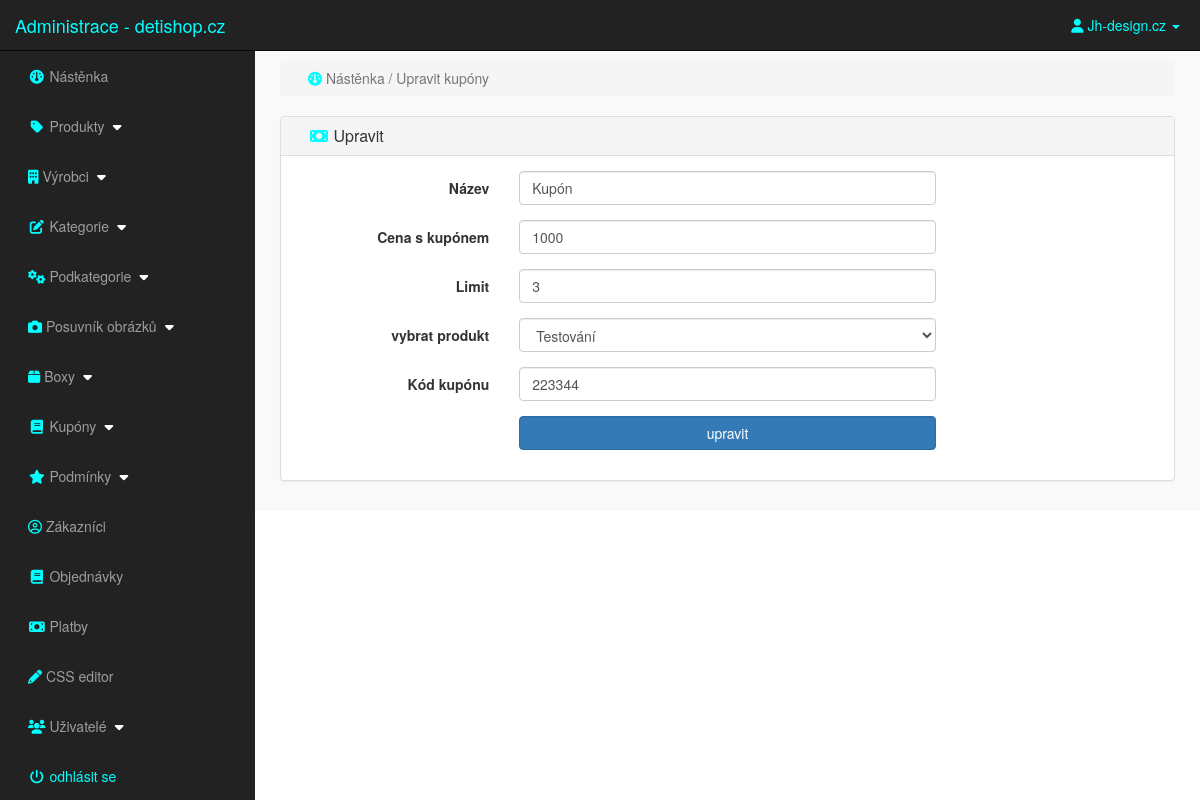
Page /admin_area/index.php?edit_coupon=1 (signed in) on the committed database.
### tables this page shows
CREATE TABLE `coupons` (
  `coupon_id` int(100) NOT NULL,
  `product_id` int(100) NOT NULL,
  `coupon_title` varchar(255) NOT NULL,
  `coupon_price` varchar(255) NOT NULL,
  `coupon_code` varchar(255) NOT NULL,
  `coupon_limit` int(100) NOT NULL,
  `coupon_used` int(100) NOT NULL
);

CREATE TABLE `products` (
  `product_id` int(10) NOT NULL,
  `cat_id` int(10) NOT NULL,
  `p_cat_id` int(10) NOT NULL,
  `manufacturer_id` int(100) NOT NULL,
  `date` timestamp NOT NULL DEFAULT CURRENT_TIMESTAMP ON UPDATE CURRENT_TIMESTAMP,
  `product_title` text NOT NULL,
  `product_url` text NOT NULL,
  `product_img1` text NOT NULL,
  `product_img2` text NOT NULL,
  `product_img3` text NOT NULL,
  `product_price` int(10) NOT NULL,
  `product_keywords` text NOT NULL,
  `product_desc` text NOT NULL,
  `product_features` text NOT NULL,
  `product_video` text NOT NULL,
  `product_label` text NOT NULL,
  `product_sale` int(100) NOT NULL
);

### admin_area/edit_coupon.php (the view, shortened to what this page needs)
<?php
    if(!isset($_SESSION['admin_email'])){
        echo "<script>window.open('login.php','_self')</script>";
    }else{
?>
<?php
if(isset($_GET['edit_coupon'])){
    $edit_id = $_GET['edit_coupon'];
    $edit_coupon = "select * from coupons where coupon_id='$edit_id'";
    $run_edit_coupon = mysqli_query($con,$edit_coupon);
    $row_edit_coupon = mysqli_fetch_array($run_edit_coupon);
    $coup_title = $row_edit_coupon['coupon_title'];
    $coup_price = $row_edit_coupon['coupon_price'];
    $coup_code = $row_edit_coupon['coupon_code'];
    $coup_limit = $row_edit_coupon['coupon_limit'];
    $prod_id = $row_edit_coupon['product_id'];
    $get_products = "select * from products where product_id='$prod_id'";
    $run_products = mysqli_query($con,$get_products);
    $row_products = mysqli_fetch_array($run_products);
    $product_id = $row_products['product_id'];
    $product_title = $row_products['product_title'];
}
?>
<div class="row">
    <div class="col-lg-12">
        <ol class="breadcrumb">
            <li class="active">
                <i class="fa fa-dashboard"></i> Nástěnka / Upravit kupóny
            </li>
        </ol>
    </div>
</div>
<div class="row">
    <div class="col-lg-12">
        <div class="panel panel-default">
           <div class="panel-heading">
               <h3 class="panel-title">
                   <i class="fa fa-money fa-fw"></i> Upravit
               </h3>
           </div>
           <div class="panel-body">
               <form method="post" class="form-horizontal">
                   <div class="form-group">
                      <label class="col-md-3 control-label"> Název </label>
                      <div class="col-md-6">
                          <input value="<?php echo $coup_title; ?>" name="coupon_title" type="text" class="form-control" required>
                      </div>
                   </div>
                   <div class="form-group">
                      <label class="col-md-3 control-label"> Cena s kupónem</label>
                      <div class="col-md-6">
                          <input value="<?php echo $coup_price; ?>" name="coupon_price" type="text" class="form-control" required>
                      </div>
                   </div>
                   <div class="form-group">
                      <label class="col-md-3 control-label"> Limit </label>
                      <div class="col-md-6">
                          <input name="coupon_limit" type="number" class="form-control" value="<?php echo $coup_limit; ?>">
                      </div>
                   </div>
                   <div class="form-group">
                      <label class="col-md-3 control-label"> vybrat produkt </label>
                      <div class="col-md-6">
                          <select name="product_id" class="form-control" required>
                            <option value="<?php echo $product_id; ?>"><?php echo $product_title; ?></option>
                          </select>
                      </div>
                   </div>
                   <div class="form-group">
                      <label class="col-md-3 control-label"> Kód kupónu </label>
                      <div class="col-md-6">
                          <input value="<?php echo $coup_code; ?>" name="coupon_code" type="text" class="form-control" required>
                      </div>
                   </div>
                   <div class="form-group">
                      <label class="col-md-3 control-label"></label>
                      <div class="col-md-6">
                          <input name="update" value="upravit" type="submit" class="btn btn-primary form-control">
                      </div>
                   </div>
               </form>
           </div>
        </div>
    </div>
</div>
<?php } ?>

### admin_area/includes/sidebar.php (shortened to what this page needs)
<?php include "includes/header.php";
?>
<?php
if(!isset($_SESSION['admin_email'])){
    echo "<script>window.open('login.php','_self')</script>";
} else {
?>
<nav class="navbar navbar-inverse navbar-fixed-top">
    <div class="navbar-header">
        <a href="index.php?dashboard" class="navbar-brand" style="color:aqua;"> Administrace - detishop.cz</a>
    </div>
    <ul class="nav navbar-right top-nav">
        <li class="dropdown">
            <a href="#" class="dropdown-toggle" data-toggle="dropdown"style="color:aqua;margin-right:20px;">
                <i class="fa fa-user"></i> <?php echo $admin_name;?> <b class="caret"></b>
            </a>
        </li>
    </ul>
    <div class="collapse navbar-collapse navbar-ex1-collapse">
        <ul class="nav navbar-nav side-nav">
            <li>
                <a href="index.php?dashboard">
                    <i class="fa fa-fw fa-dashboard"></i> Nástěnka
                </a>
            </li>
            <li>
                <a href="#" data-toggle="collapse" data-target="#products">
                    <i class="fa fa-fw fa-tag"></i> Produkty
                    <i class="fa fa-fw fa-caret-down"></i>
                </a>
            </li>
            <li>
                <a href="#" data-toggle="collapse" data-target="#manufacturer">
                        <i class="fas fa-building"></i> Výrobci
                        <i class="fa fa-fw fa-caret-down"></i>
                </a>
            </li>
            <li>
                <a href="#" data-toggle="collapse" data-target="#cat">
                    <i class="fa fa-fw fa-edit"></i> Kategorie
                    <i class="fa fa-fw fa-caret-down"></i>
                </a>
            </li>
            <li>
                <a href="#" data-toggle="collapse" data-target="#p_cat">
                    <i class="fas fa-cogs"></i> Podkategorie
                    <i class="fa fa-fw fa-caret-down"></i>
                </a>
            </li>
            <li>
                <a href="#" data-toggle="collapse" data-target="#slides">
                    <i class="fas fa-camera"></i> Posuvník obrázků
                    <i class="fa fa-fw fa-caret-down"></i>
                </a>
            </li>
                <li>
                <a href="#" data-toggle="collapse" data-target="#boxes">
                        <i class="fas fa-box"></i> Boxy
                        <i class="fa fa-fw fa-caret-down"></i>
                </a>
            </li>
            <li>
                <a href="#" data-toggle="collapse" data-target="#coupon">
                        <i class="fa fa-fw fa-book"></i> Kupóny
                        <i class="fa fa-fw fa-caret-down"></i>
                </a>
            </li>
            <li>
                <a href="#" data-toggle="collapse" data-target="#terms">
                        <i class="fa fa-fw fa-star"></i> Podmínky
                        <i class="fa fa-fw fa-caret-down"></i>
                </a>
            </li>
            <li>
                    <a href="index.php?view_customers">
                    <i class="far fa-user-circle"></i> Zákazníci
                </a>
            </li>
            <li>
                <a href="index.php?view_orders">
                    <i class="fa fa-fw fa-book"></i> Objednávky
                </a>
            </li>
            <li>
                <a href="index.php?view_payments">
                    <i class="fa fa-fw fa-money"></i> Platby
                </a>
            </li>
            <li>
                    <a href="index.php?edit_css">
                    <i class="fas fa-pencil-alt"></i> CSS editor
                </a>
            </li>
            <li>
                <a href="#" data-toggle="collapse" data-target="#users">
                        <i class="fa fa-fw fa-users"></i> Uživatelé
                        <i class="fa fa-fw fa-caret-down"></i>
                </a>
            </li>
            <li>
                <a href="logout.php" style="color:aqua;">
                    <i class="fa fa-fw fa-power-off"></i> odhlásit se
                </a>
            </li>
        </ul>
    </div>
</nav>
<?php } ?>

### admin_area/css/style.css (style rules this page uses)
body { margin-top: 100px; }
@media (min-width: 768px) { body { margin-top: 50px; } }
.top-nav>li { float: left; display: inline-block; }
.top-nav>li>a { color: #999999; line-height: 20px; padding-top: 15px; padding-bottom: 15px; }
@media (min-width: 768px) { .side-nav { position: fixed; top: 51px; bottom: 0; width: 255px; overflow-y: auto; overflow-x: hidden; background-color: #222222; padding-bottom: 40px; border-radius: 0; } }
@media (min-width: 768px) { .side-nav>li>a { width: 255px; } }
.panel-body { border-radius: 5px; }
.fa-dashboard, .fa-tag, .fa-building, .fa-edit, .fa-cogs, .fa-camera, .fa-box, .fa-book, .fa-star, .fa-user-circle, .fa-book, .fa-money, .fa-pencil-alt, .fa-users, .fa-power-off { color:aqua; margin-left:13px; }
.fa-caret-down { color: white; }

### rows in the picture
coupons: coupon_title "Kupón", coupon_price "1000", coupon_limit "3", coupon_code "223344"
products: product_id "Testování"

### other values in the picture
$admin_name "Jh-design.cz"
